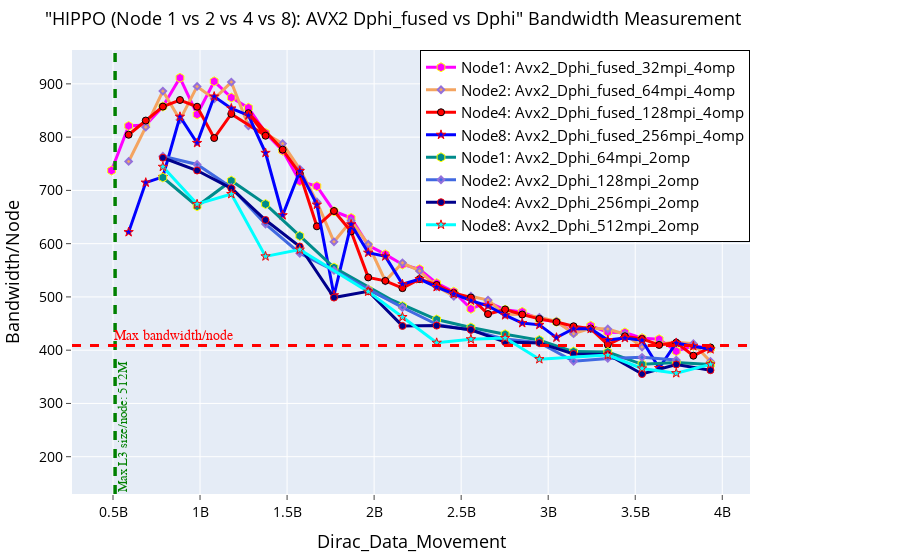

Notebook cell for this chart:
### Markdown cell above
# Bandwidth

### Code cell
fig = go.Figure() 

# AVX2 Fused Cases
fig.add_trace(go.Scatter(x=(dfn1AvxFusProb_32mpi_4omp.Dirc_Data_Mov*(dfn1AvxFusProb_32mpi_4omp.MPI_size)), 
                         y=(dfn1AvxFusProb_32mpi_4omp.BAND*(dfn1AvxFusProb_32mpi_4omp.MPI_size)), 
                         mode='lines+markers', 
                         name='Node1: Avx2_Dphi_fused_32mpi_4omp',
                         line=dict(color='magenta',width=3),
                         marker=dict(symbol='hexagon',size=9, line=dict(color='yellow',width=1))))


fig.add_trace(go.Scatter(x=(dfn2AvxFusProb_64mpi_4omp.Dirc_Data_Mov*(dfn2AvxFusProb_64mpi_4omp.MPI_size/2)), 
                         y=(dfn2AvxFusProb_64mpi_4omp.BAND*(dfn2AvxFusProb_64mpi_4omp.MPI_size/2)), 
                         mode='lines+markers', 
                         name='Node2: Avx2_Dphi_fused_64mpi_4omp',
                         line=dict(color='sandybrown',width=3),
                         marker=dict(symbol='diamond',size=5,line=dict(color='MediumPurple',width=2))))


fig.add_trace(go.Scatter(x=(dfn4AvxFusProb_128mpi_4omp.Dirc_Data_Mov*(dfn4AvxFusProb_128mpi_4omp.MPI_size/4)), 
                         y=(dfn4AvxFusProb_128mpi_4omp.BAND*(dfn4AvxFusProb_128mpi_4omp.MPI_size/4)), 
                         mode='lines+markers', 
                         name='Node4: Avx2_Dphi_fused_128mpi_4omp',
                         line=dict(color='red',width=3),
                         marker=dict(symbol='circle',size=7, line=dict(color='black',width=1))))

fig.add_trace(go.Scatter(x=(dfn8AvxFusProb_256mpi_4omp.Dirc_Data_Mov*(dfn8AvxFusProb_256mpi_4omp.MPI_size/8)), 
                         y=(dfn8AvxFusProb_256mpi_4omp.BAND*(dfn8AvxFusProb_256mpi_4omp.MPI_size/8)), 
                         mode='lines+markers', 
                         name='Node8: Avx2_Dphi_fused_256mpi_4omp',
                         line=dict(color='blue',width=3),
                         marker=dict(symbol='star',size=7, line=dict(color='red',width=1))))



# AVX2 Non-Fused Cases
fig.add_trace(go.Scatter(x=(dfn1AvxNonFusProb_64mpi_2omp.Dirc_Data_Mov*(dfn1AvxNonFusProb_64mpi_2omp.MPI_size)), 
                         y=(dfn1AvxNonFusProb_64mpi_2omp.BAND*(dfn1AvxNonFusProb_64mpi_2omp.MPI_size)), 
                         mode='lines+markers', 
                         name='Node1: Avx2_Dphi_64mpi_2omp',
                         line=dict(color='darkcyan',width=3),
                         marker=dict(symbol='hexagon',size=9, line=dict(color='yellow',width=1))))

fig.add_trace(go.Scatter(x=(dfn2AvxNonFusNonProb_128mpi_2omp.Dirc_Data_Mov*(dfn2AvxNonFusNonProb_128mpi_2omp.MPI_size/2)), 
                         y=(dfn2AvxNonFusNonProb_128mpi_2omp.BAND*(dfn2AvxNonFusNonProb_128mpi_2omp.MPI_size/2)), 
                         mode='lines+markers', 
                         name='Node2: Avx2_Dphi_128mpi_2omp',
                         line=dict(color='royalblue',width=3),
                         marker=dict(symbol='diamond',size=5,line=dict(color='MediumPurple',width=2))))

fig.add_trace(go.Scatter(x=(dfn4AvxNonFusNonProb_256mpi_2omp.Dirc_Data_Mov*(dfn4AvxNonFusNonProb_256mpi_2omp.MPI_size/4)), 
                         y=(dfn4AvxNonFusNonProb_256mpi_2omp.BAND*(dfn4AvxNonFusNonProb_256mpi_2omp.MPI_size/4)), 
                         mode='lines+markers', 
                         name='Node4: Avx2_Dphi_256mpi_2omp',
                         line=dict(color='darkblue',width=3),
                         marker=dict(symbol='circle',size=7, line=dict(color='red',width=1))))

fig.add_trace(go.Scatter(x=(dfn8AvxNonFusNonProb_512mpi_2omp.Dirc_Data_Mov*(dfn8AvxNonFusNonProb_512mpi_2omp.MPI_size/8)), 
                         y=(dfn8AvxNonFusNonProb_512mpi_2omp.BAND*(dfn8AvxNonFusNonProb_512mpi_2omp.MPI_size/8)), 
                         mode='lines+markers', 
                         name='Node8: Avx2_Dphi_512mpi_2omp',
                         line=dict(color='cyan',width=3),
                         marker=dict(symbol='star',size=7, line=dict(color='red',width=1))))

# Adding a vertical line
fig.add_vline(x=512e6, line_width=3, line_dash="dash", line_color="green")
fig.add_hline(y=409, line_width=3, line_dash="dash", line_color="red")

# Adding a vertical line
fig.add_vline(x=512e6, line_width=3, line_dash="dash", line_color="green")
fig.add_hline(y=409, line_width=3, line_dash="dash", line_color="red")

# Add annotation
fig.add_annotation(
    x=512e6,
    y=130,
    text='Max L3 size/node: 512M',
    xanchor='left',  # Anchor the text to the left side of the annotation point
    yanchor='bottom',
    showarrow=False,
    arrowhead=1,
    arrowsize=1,
    arrowwidth=2,
    arrowcolor="#636363",
    ax=-60,  # Move the text 60 units to the left
    ay=-30,
    font=dict(size=13, color="green", family="Sans Serif"),
    align="left",
    textangle=-90,  # Rotate the text 90 degrees counter-clockwise
)


fig.add_annotation(
    x='850e6'
    , y=410
    , text=f'Max bandwidth/node'
    , yanchor='bottom'
    , showarrow=False
    , arrowhead=1
    , arrowsize=1
    , arrowwidth=2
    , arrowcolor="#636363"
    , ax=-20
    , ay=-30
    , font=dict(size=14, color="red", family="Sans Serif")
    , align="left"
    ,)





fig.update_layout(
    title=dict(text='"HIPPO (Node 1 vs 2 vs 4 vs 8): AVX2 Dphi_fused vs Dphi" Bandwidth Measurement',
               font=dict(color="black",size=18)),  # Set title text color to black
    xaxis_title=dict(text='Dirac_Data_Movement', font=dict(color="black",size=18)), 
    yaxis_title=dict(text='Bandwidth/Node', font=dict(color="black",size=18)), 
    xaxis=dict(ticks="outside", tickfont=dict(color="black",size=14)),  # Set font color for x-axis ticks
    yaxis=dict(ticks="outside", tickfont=dict(color="black",size=14)),  # Set font color for y-axis ticks
    legend=go.layout.Legend(bordercolor="black", borderwidth=1, x=1, xanchor="right", y=1, yanchor="top",
                            font=dict(color="black",size=15)),  # Set legend text color to black
    margin=dict(l=50, r=150, t=50, b=50)  # Adjust the left and right margins
)

### Figure 1 — Plotly figure (JSON) as saved in the notebook; plotly's stock layout.template omitted (floating-point values rounded to 4 significant figures)
{"data": [{"line": {"color": "magenta", "width": 3}, "marker": {"line": {"color": "yellow", "width": 1}, "size": 9, "symbol": "hexagon"}, "mode": "lines+markers", "name": "Node1: Avx2_Dphi_fused_32mpi_4omp", "type": "scatter", "x": [491520000, 589824000, 688128000, 786432000, 884736000, 983040000, 1081344000, 1179648000, 1277952000, 1376256000, 1474560000, 1572864000, 1671168000, 1769472000, 1867776000, 1966080000, 2064384000, 2162688000, 2260992000, 2359296000, 2457600000, 2555904000, 2654208000, 2752512000, 2850816000, 2949120000, 3047424000, 3145728000, 3244032000, 3342336000, 3440640000, 3538944000, 3637248000, 3735552000, 3833856000, 3932160000], "y": [737.3, 821.0, 822.8, 857.4, 911.3, 842.5, 904.7, 874.2, 855.1, 807.8, 774.6, 717.2, 707.8, 660.9, 648.2, 596.8, 579.9, 560.9, 551.9, 525.8, 509.8, 477.6, 490.0, 475.8, 472.0, 458.2, 453.3, 432.9, 445.8, 433.9, 433.3, 422.6, 420.6, 398.1, 408.2, 403.4]}, {"line": {"color": "sandybrown", "width": 3}, "marker": {"line": {"color": "MediumPurple", "width": 2}, "size": 5, "symbol": "diamond"}, "mode": "lines+markers", "name": "Node2: Avx2_Dphi_fused_64mpi_4omp", "type": "scatter", "x": [589824000, 688128000, 786432000, 884736000, 983040000, 1081344000, 1179648000, 1277952000, 1376256000, 1474560000, 1572864000, 1671168000, 1769472000, 1867776000, 1966080000, 2064384000, 2162688000, 2260992000, 2359296000, 2457600000, 2555904000, 2654208000, 2752512000, 2850816000, 2949120000, 3047424000, 3145728000, 3244032000, 3342336000, 3440640000, 3538944000, 3637248000, 3735552000, 3833856000, 3932160000], "y": [754.3, 818.8, 886.4, 832.5, 895.2, 871.9, 903.4, 821.1, 806.5, 787.8, 740.1, 678.4, 603.5, 642.8, 598.9, 530.2, 563.9, 548.8, 519.3, 501.2, 501.4, 494.0, 467.2, 467.0, 461.7, 454.1, 431.0, 441.2, 439.7, 430.0, 406.0, 411.7, 415.1, 412.0, 378.8]}, {"line": {"color": "red", "width": 3}, "marker": {"line": {"color": "black", "width": 1}, "size": 7, "symbol": "circle"}, "mode": "lines+markers", "name": "Node4: Avx2_Dphi_fused_128mpi_4omp", "type": "scatter", "x": [589824000, 688128000, 786432000, 884736000, 983040000, 1081344000, 1179648000, 1376256000, 1277952000, 1474560000, 1572864000, 1671168000, 1769472000, 1867776000, 1966080000, 2064384000, 2162688000, 2260992000, 2359296000, 2457600000, 2555904000, 2654208000, 2752512000, 2850816000, 2949120000, 3047424000, 3145728000, 3244032000, 3342336000, 3440640000, 3538944000, 3637248000, 3735552000, 3833856000, 3932160000], "y": [804.4, 831.1, 857.3, 869.7, 857.0, 798.3, 843.6, 802.6, 845.0, 776.5, 731.7, 632.5, 661.3, 623.0, 536.7, 530.2, 516.5, 533.5, 522.4, 507.5, 498.9, 467.8, 476.5, 467.0, 458.7, 452.8, 444.9, 440.5, 410.3, 426.1, 421.3, 409.8, 414.2, 389.7, 405.1]}, {"line": {"color": "blue", "width": 3}, "marker": {"line": {"color": "red", "width": 1}, "size": 7, "symbol": "star"}, "mode": "lines+markers", "name": "Node8: Avx2_Dphi_fused_256mpi_4omp", "type": "scatter", "x": [589824000, 688128000, 786432000, 884736000, 983040000, 1081344000, 1179648000, 1277952000, 1376256000, 1474560000, 1572864000, 1671168000, 1769472000, 1867776000, 1966080000, 2064384000, 2162688000, 2260992000, 2359296000, 2457600000, 2555904000, 2654208000, 2752512000, 2850816000, 2949120000, 3047424000, 3145728000, 3244032000, 3342336000, 3440640000, 3538944000, 3637248000, 3735552000, 3833856000, 3932160000], "y": [621.6, 714.7, 725.3, 838.4, 789.1, 876.3, 854.0, 840.8, 770.4, 653.3, 736.2, 673.2, 503.1, 636.3, 583.0, 576.1, 524.0, 533.5, 518.5, 505.7, 493.1, 483.2, 465.7, 450.9, 447.5, 423.6, 440.4, 440.2, 419.0, 422.8, 418.6, 366.6, 413.6, 407.5, 401.7]}, {"line": {"color": "darkcyan", "width": 3}, "marker": {"line": {"color": "yellow", "width": 1}, "size": 9, "symbol": "hexagon"}, "mode": "lines+markers", "name": "Node1: Avx2_Dphi_64mpi_2omp", "type": "scatter", "x": [786432000, 983040000, 1179648000, 1376256000, 1572864000, 1769472000, 2162688000, 1966080000, 2359296000, 2555904000, 2752512000, 2949120000, 3145728000, 3342336000, 3538944000, 3735552000, 3932160000], "y": [724.2, 670.3, 718.2, 674.2, 614.5, 555.2, 482.7, 513.5, 457.6, 442.6, 429.9, 418.9, 397.3, 396.5, 373.5, 376.8, 373.1]}, {"line": {"color": "royalblue", "width": 3}, "marker": {"line": {"color": "MediumPurple", "width": 2}, "size": 5, "symbol": "diamond"}, "mode": "lines+markers", "name": "Node2: Avx2_Dphi_128mpi_2omp", "type": "scatter", "x": [786432000, 983040000, 1179648000, 1376256000, 1572864000, 1769472000, 1966080000, 2162688000, 2359296000, 2555904000, 2752512000, 2949120000, 3145728000, 3342336000, 3538944000, 3735552000], "y": [764.1, 748.6, 705.4, 636.7, 582.0, 549.7, 514.5, 480.2, 448.4, 437.3, 420.8, 414.0, 379.1, 384.6, 386.6, 381.4]}, {"line": {"color": "darkblue", "width": 3}, "marker": {"line": {"color": "red", "width": 1}, "size": 7, "symbol": "circle"}, "mode": "lines+markers", "name": "Node4: Avx2_Dphi_256mpi_2omp", "type": "scatter", "x": [786432000, 983040000, 1179648000, 1376256000, 1572864000, 1769472000, 1966080000, 2162688000, 2359296000, 2555904000, 2752512000, 2949120000, 3145728000, 3342336000, 3538944000, 3735552000, 3932160000], "y": [761.3, 737.3, 703.8, 644.4, 594.6, 498.8, 510.6, 445.6, 446.1, 438.2, 415.2, 413.7, 393.0, 392.0, 355.3, 373.2, 362.5]}, {"line": {"color": "cyan", "width": 3}, "marker": {"line": {"color": "red", "width": 1}, "size": 7, "symbol": "star"}, "mode": "lines+markers", "name": "Node8: Avx2_Dphi_512mpi_2omp", "type": "scatter", "x": [786432000, 983040000, 1179648000, 1376256000, 1572864000, 1966080000, 2162688000, 2359296000, 2555904000, 2752512000, 2949120000, 3342336000, 3538944000, 3735552000, 3932160000], "y": [744.3, 674.2, 693.2, 576.2, 588.8, 509.9, 462.3, 414.0, 420.5, 422.9, 383.2, 390.7, 365.8, 356.9, 373.3]}], "layout": {"annotations": [{"align": "left", "arrowcolor": "#636363", "arrowhead": 1, "arrowsize": 1, "arrowwidth": 2, "ax": -60, "ay": -30, "font": {"color": "green", "family": "Sans Serif", "size": 13}, "showarrow": false, "text": "Max L3 size/node: 512M", "textangle": -90, "x": 512000000, "xanchor": "left", "y": 130, "yanchor": "bottom"}, {"align": "left", "arrowcolor": "#636363", "arrowhead": 1, "arrowsize": 1, "arrowwidth": 2, "ax": -20, "ay": -30, "font": {"color": "red", "family": "Sans Serif", "size": 14}, "showarrow": false, "text": "Max bandwidth/node", "x": "850e6", "y": 410, "yanchor": "bottom"}], "legend": {"bordercolor": "black", "borderwidth": 1, "font": {"color": "black", "size": 15}, "x": 1, "xanchor": "right", "y": 1, "yanchor": "top"}, "margin": {"b": 50, "l": 50, "r": 150, "t": 50}, "shapes": [{"line": {"color": "green", "dash": "dash", "width": 3}, "type": "line", "x0": 512000000, "x1": 512000000, "xref": "x", "y0": 0, "y1": 1, "yref": "y domain"}, {"line": {"color": "red", "dash": "dash", "width": 3}, "type": "line", "x0": 0, "x1": 1, "xref": "x domain", "y0": 409, "y1": 409, "yref": "y"}, {"line": {"color": "green", "dash": "dash", "width": 3}, "type": "line", "x0": 512000000, "x1": 512000000, "xref": "x", "y0": 0, "y1": 1, "yref": "y domain"}, {"line": {"color": "red", "dash": "dash", "width": 3}, "type": "line", "x0": 0, "x1": 1, "xref": "x domain", "y0": 409, "y1": 409, "yref": "y"}], "title": {"font": {"color": "black", "size": 18}, "text": "\"HIPPO (Node 1 vs 2 vs 4 vs 8): AVX2 Dphi_fused vs Dphi\" Bandwidth Measurement"}, "xaxis": {"tickfont": {"color": "black", "size": 14}, "ticks": "outside", "title": {"font": {"color": "black", "size": 18}, "text": "Dirac_Data_Movement"}}, "yaxis": {"tickfont": {"color": "black", "size": 14}, "ticks": "outside", "title": {"font": {"color": "black", "size": 18}, "text": "Bandwidth/Node"}}}}
